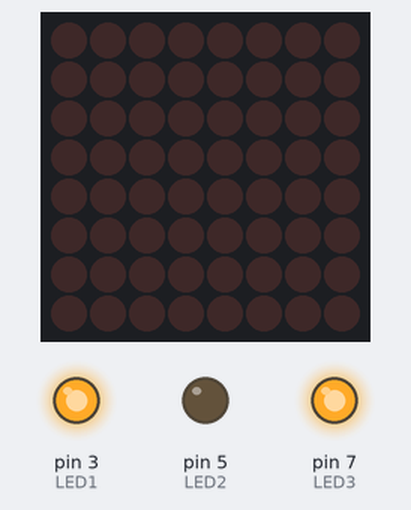
Simulated run of this program. Board: Raspberry Pi (header pin numbers). Parts: 8×8 LED matrix, output pins drawn as LEDs (lit = HIGH). What the program prints to the terminal is not drawn.

Above: at 0.1 s.
At 2.1 s:
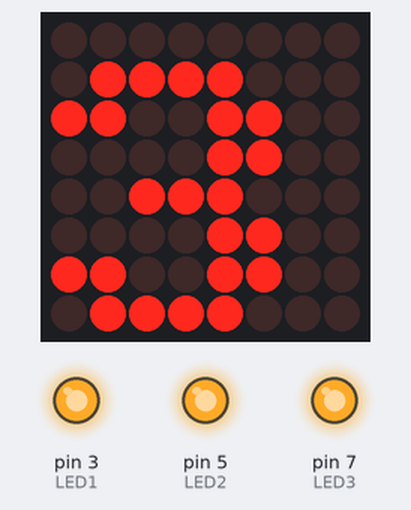
At 4.1 s:
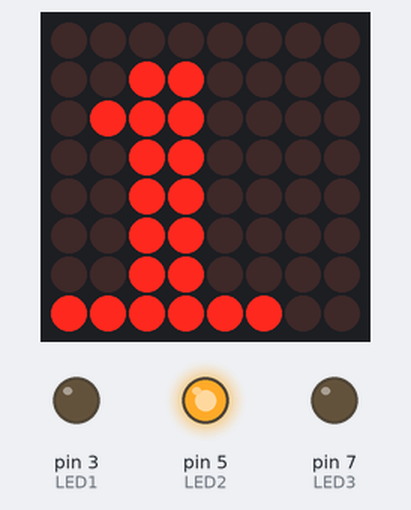
At 6.1 s:
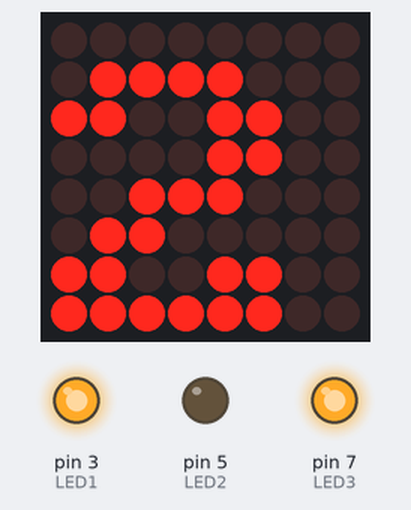
Timing chart, 0 to 129.6 s (numbered marks = the images above):
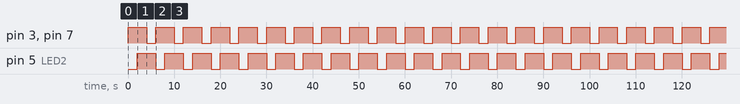

The program:

srtnum.py
```python
import RPi.GPIO as GPIO

GPIO.setmode(GPIO.BOARD)
GPIO.setwarnings(False)

LED1 = 3
LED2 = 5
LED3 = 7

from time import sleep, strftime
from datetime import datetime

from luma.core.interface.serial import spi, noop
from luma.core.render import canvas
from luma.core.virtual import viewport
from luma.led_matrix.device import max7219
from luma.core.legacy import text, show_message
from luma.core.legacy.font import proportional, CP437_FONT, LCD_FONT

def main():
    GPIO.setup(LED1, GPIO.OUT, initial=GPIO.LOW)
    GPIO.setup(LED2, GPIO.OUT, initial=GPIO.LOW)
    GPIO.setup(LED3, GPIO.OUT, initial=GPIO.LOW)

    serial = spi(port=0, device=0, gpio=noop())
    device = max7219(serial, width=8, height=8, block_orientation=0)
    print(device)
    device.contrast(100)
    virtual = viewport(device, width=8, height=8)

    #show_message(device, 'Raspberry Pi MAX7219', fill="white", font=proportional(LCD_FONT), scroll_delay=0.08)

    while True:
        with canvas(virtual) as draw:
            text(draw, (0, 1), '3', fill="white", font=proportional(CP437_FONT))

            GPIO.output(LED1, GPIO.HIGH)
            GPIO.output(LED2, GPIO.LOW)
            GPIO.output(LED3, GPIO.HIGH)
            sleep(2)


        with canvas(virtual) as draw:
            text(draw, (0, 1), '1', fill="white", font=proportional(CP437_FONT))


            GPIO.output(LED1, GPIO.HIGH)
            GPIO.output(LED2, GPIO.HIGH)
            GPIO.output(LED3, GPIO.HIGH)
            sleep(2)


        with canvas(virtual) as draw:
            text(draw, (0, 1), '2', fill="white", font=proportional(CP437_FONT))

            GPIO.output(LED1, GPIO.LOW)
            GPIO.output(LED2, GPIO.HIGH)
            GPIO.output(LED3, GPIO.LOW)
            sleep(2)

'''
        for _ in range(1):
            for intensity in range(16):
                device.contrast(intensity*16)
                sleep(0.1)
'''

if __name__ == '__main__':
    main()
```

Measured:
- by itself, pin 3 (LED1), pin 5 (LED2), pin 7 (LED3): alternates HIGH for 4.0 s and LOW for 2.0 s
- by itself, everything shown: repeats every 6.0 s, in 3 steps
- what the display in image 1 shows lasts 2.0 s, from 2.0 s to 4.0 s
